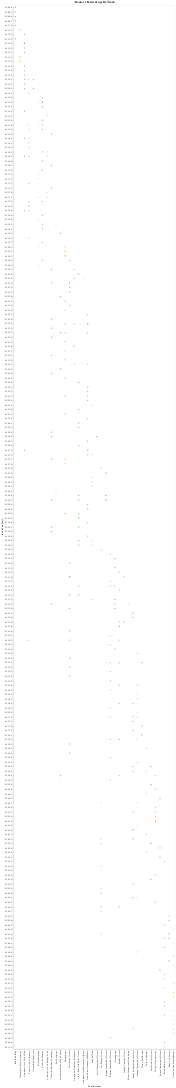

The cell this chart's notebook holds for it:
### Markdown cell above
Visualising Alonso's fastest laps at each circuit:

### Code cell
DeepnoteChart(df_3, """{"layer":[{"layer":[{"mark":{"clip":true,"type":"circle","tooltip":true},"encoding":{"x":{"axis":{"title":"Track Name"},"sort":null,"type":"nominal","field":"name","scale":{"type":"linear","zero":false}},"y":{"sort":null,"type":"nominal","field":"fastestLapTime","scale":{"type":"linear","zero":false}},"color":{"sort":null,"type":"nominal","field":"name","scale":{"scheme":"tableau10"}}}}]}],"title":"Alonso\\\\'s Fastest Laps By Track","config":{"legend":{"disable":true}},"$schema":"https://vega.github.io/schema/vega-lite/v5.json","encoding":{}}""")

### Figure 1 — Vega-Lite specification as saved in the notebook (floating-point values rounded to 4 significant figures; data arrays with more than 128 entries replaced by an {"elided": "..."} marker saying what was removed)
{"$schema": "https://vega.github.io/schema/vega-lite/v5.json", "encoding": {}, "layer": [{"layer": [{"mark": {"type": "circle", "tooltip": true, "clip": true}, "encoding": {"x": {"field": "name", "type": "nominal", "sort": null, "axis": {"title": "Track Name"}, "scale": {"zero": false, "type": "linear"}}, "y": {"field": "fastestLapTime", "type": "nominal", "sort": null, "scale": {"zero": false, "type": "linear"}}, "color": {"field": "name", "type": "nominal", "sort": null, "scale": {"scheme": "tableau10"}}}}]}], "title": "Alonso\\'s Fastest Laps By Track", "config": {"legend": {"disable": true}}, "data": {"values": {"elided": "312 records"}}}
